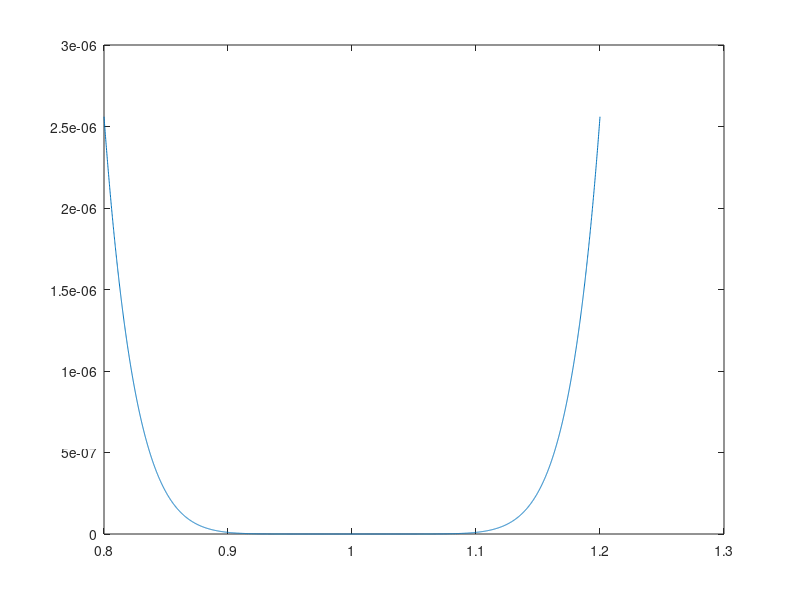
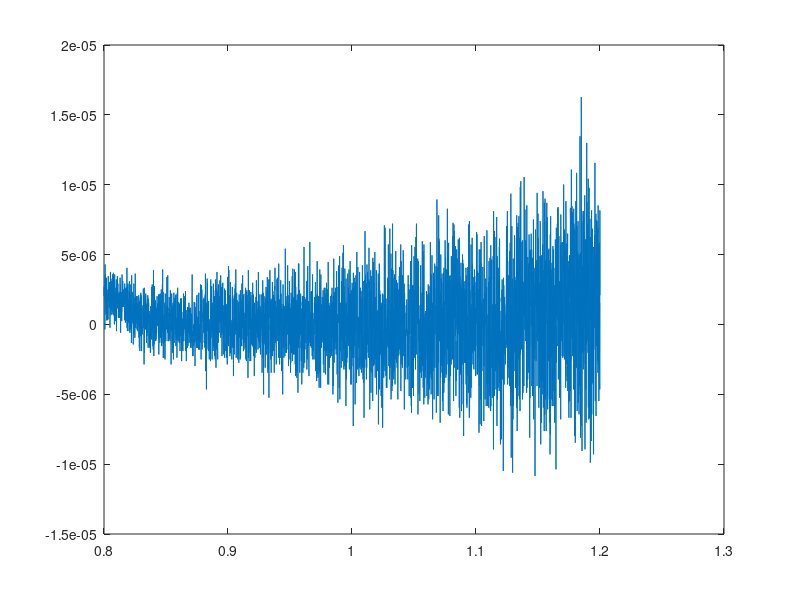

Write the MATLAB code that produced these figures, in order.
#programming task 2.2
#Author: Dominik, Rune (183727) and Geyer, Felix (183640)
disp("Task 2.2:")
x = single(0.8 : 1e-4 : 1.2);
figure(1);
plot(x, (x-1).^8)
y = (((((((x-8).*x+ 28).*x-56).*x+70).*x-56).*x+ 28).*x-8).*x+1 ;
figure(2);
plot(x,y)
disp("Die Abweichungen zwischen der Auswertung der linearisierten Form und")
disp("der Horner-Darstellung lassen sich dadurch erklaeren, das beim Horner")
disp("-Schemawiederholt Multiplikationen durchgeführt werden, wodurch sich, bedingt")
disp("durch die begrenzte Maschienengenauigkeit, Rundungsfehler verstärken.")
disp("Die begrentzte Mantissenlänge des Datentyps single verstärkt dies.")
disp("End task 2.2:")
